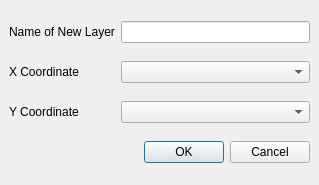
<ui version="4.0" >
 <class>eVisDatabaseLayerFieldSelectionGuiBase</class>
 <widget class="QDialog" name="eVisDatabaseLayerFieldSelectionGuiBase" >
  <property name="windowModality" >
   <enum>Qt::WindowModal</enum>
  </property>
  <property name="geometry" >
   <rect>
    <x>0</x>
    <y>0</y>
    <width>319</width>
    <height>185</height>
   </rect>
  </property>
  <property name="windowTitle" >
   <string>Database File Selection</string>
  </property>
  <property name="windowIcon" >
   <iconset resource="../resources/evis.qrc" >
    <normaloff>:/evis/eVisDatabaseConnection.png</normaloff>:/evis/eVisDatabaseConnection.png</iconset>
  </property>
  <layout class="QGridLayout" >
   <property name="margin" >
    <number>9</number>
   </property>
   <property name="spacing" >
    <number>6</number>
   </property>
   <item row="3" column="0" colspan="2" >
    <widget class="QDialogButtonBox" name="buttonBox" >
     <property name="orientation" >
      <enum>Qt::Horizontal</enum>
     </property>
     <property name="standardButtons" >
      <set>QDialogButtonBox::Cancel|QDialogButtonBox::Ok</set>
     </property>
    </widget>
   </item>
   <item row="2" column="1" >
    <widget class="QComboBox" name="cboxYCoordinate" >
     <property name="toolTip" >
      <string/>
     </property>
     <property name="whatsThis" >
      <string>The name of the field that contains the Y coordinate of the points.</string>
     </property>
    </widget>
   </item>
   <item row="1" column="1" >
    <widget class="QComboBox" name="cboxXCoordinate" >
     <property name="toolTip" >
      <string/>
     </property>
     <property name="statusTip" >
      <string/>
     </property>
     <property name="whatsThis" >
      <string>The name of the field that contains the X coordinate of the points.</string>
     </property>
    </widget>
   </item>
   <item row="0" column="1" >
    <widget class="QLineEdit" name="leLayerName" >
     <property name="toolTip" >
      <string/>
     </property>
     <property name="whatsThis" >
      <string>Enter the name for the new layer that will be created and displayed in QGIS.</string>
     </property>
    </widget>
   </item>
   <item row="2" column="0" >
    <widget class="QLabel" name="label_3" >
     <property name="text" >
      <string>Y Coordinate</string>
     </property>
    </widget>
   </item>
   <item row="1" column="0" >
    <widget class="QLabel" name="label_2" >
     <property name="text" >
      <string>X Coordinate</string>
     </property>
    </widget>
   </item>
   <item row="0" column="0" >
    <widget class="QLabel" name="label" >
     <property name="text" >
      <string>Name of New Layer</string>
     </property>
    </widget>
   </item>
  </layout>
 </widget>
 <resources>
  <include location="../resources/evis.qrc" />
 </resources>
 <connections>
  <connection>
   <sender>buttonBox</sender>
   <signal>accepted()</signal>
   <receiver>eVisDatabaseLayerFieldSelectionGuiBase</receiver>
   <slot>accept()</slot>
   <hints>
    <hint type="sourcelabel" >
     <x>248</x>
     <y>254</y>
    </hint>
    <hint type="destinationlabel" >
     <x>157</x>
     <y>274</y>
    </hint>
   </hints>
  </connection>
  <connection>
   <sender>buttonBox</sender>
   <signal>rejected()</signal>
   <receiver>eVisDatabaseLayerFieldSelectionGuiBase</receiver>
   <slot>reject()</slot>
   <hints>
    <hint type="sourcelabel" >
     <x>316</x>
     <y>260</y>
    </hint>
    <hint type="destinationlabel" >
     <x>286</x>
     <y>274</y>
    </hint>
   </hints>
  </connection>
 </connections>
</ui>
